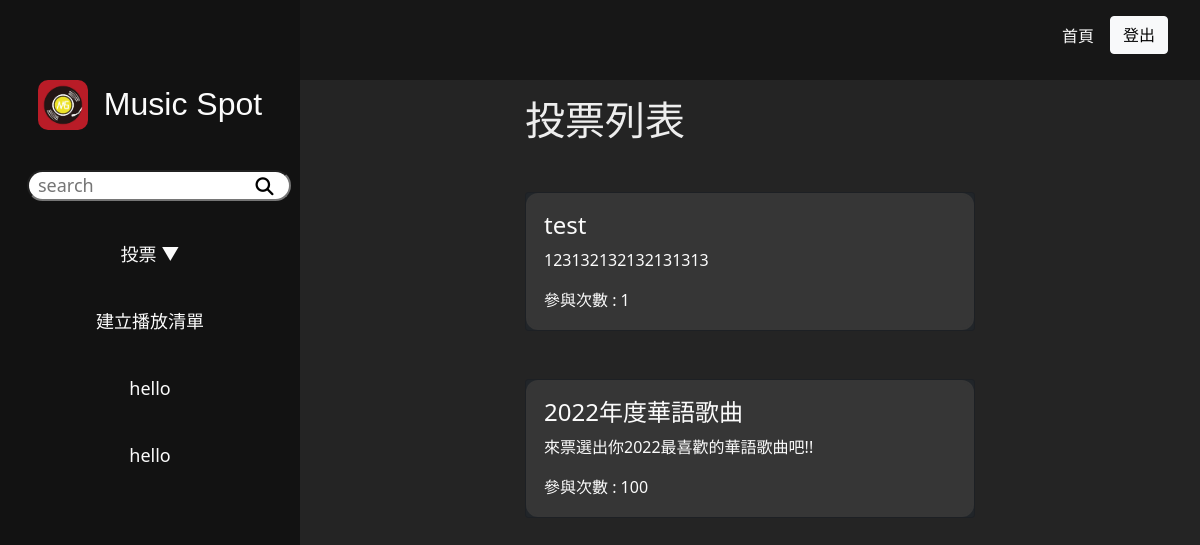
Page /center.php?do=survey (signed in) on the earlier database version.
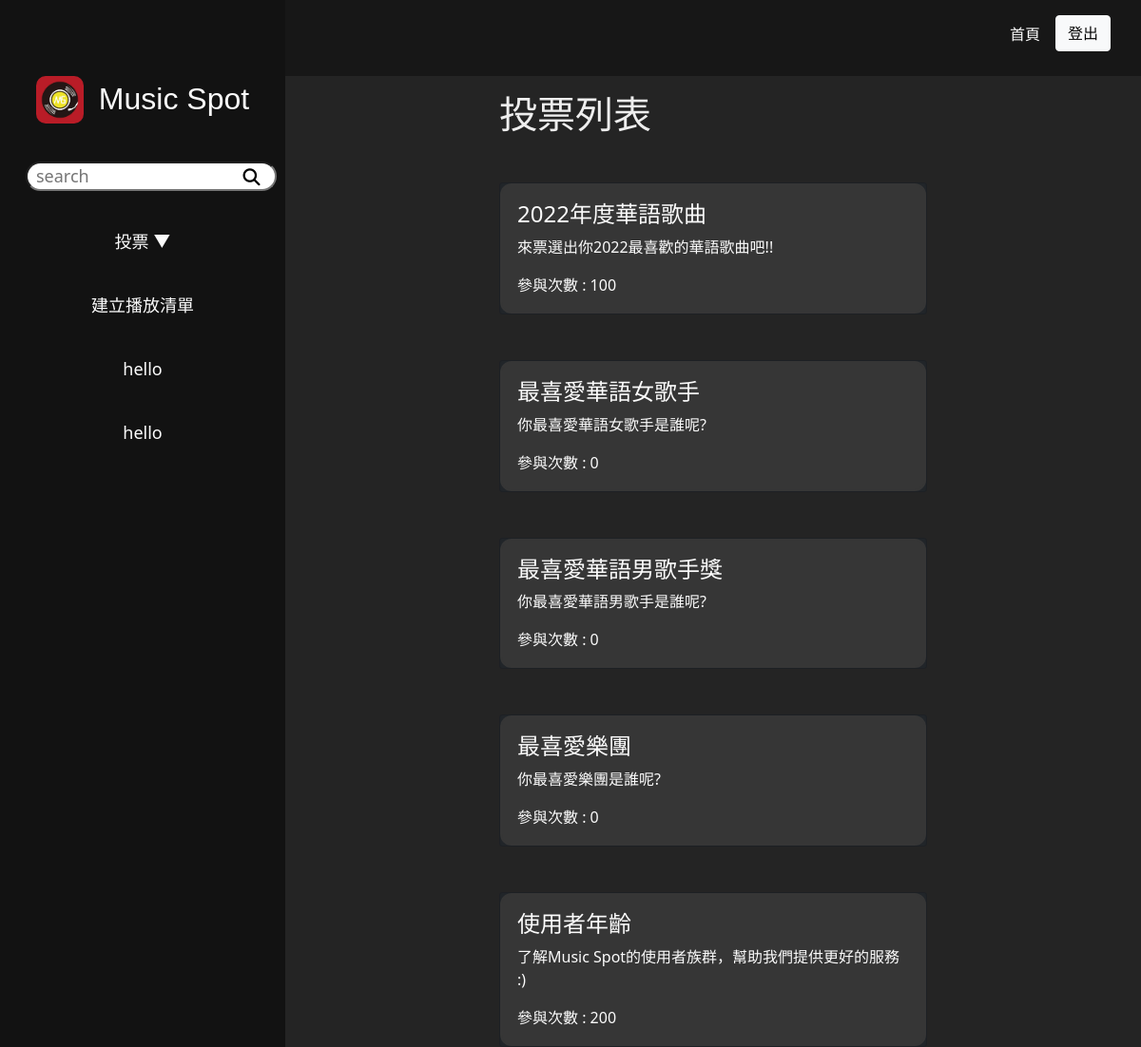
Same page on the later database version.
### tables this page shows
CREATE TABLE `playlists` (
  `id` int(10) UNSIGNED NOT NULL,
  `list_name` text NOT NULL,
  `description` text DEFAULT NULL,
  `user_id` int(10) UNSIGNED NOT NULL,
  `created_at` timestamp NOT NULL DEFAULT current_timestamp(),
  `update_at` timestamp NOT NULL DEFAULT current_timestamp() ON UPDATE current_timestamp()
);

CREATE TABLE `survey_subjects` (
  `id` int(10) UNSIGNED NOT NULL,
  `subject` text NOT NULL,
  `type` tinyint(1) NOT NULL,
  `content` text DEFAULT NULL,
  `active` tinyint(1) NOT NULL,
  `chart` int(1) UNSIGNED NOT NULL DEFAULT 1,
  `vote` int(10) UNSIGNED NOT NULL,
  `created_at` timestamp NOT NULL DEFAULT current_timestamp(),
  `update_at` timestamp NOT NULL DEFAULT current_timestamp() ON UPDATE current_timestamp()
);

### center.php (the view, shortened to what this page needs)
<?php
include "./db/base.php";
?>
<!DOCTYPE html>
<html lang="en">
<head>
    <link rel="stylesheet" href="./css/centerStyle.css">
    <link rel="stylesheet" href="https://cdnjs.cloudflare.com/ajax/libs/font-awesome/6.2.1/css/all.min.css" />
</head>
<body>
    <nav>
        <div class="float-end" style="width: 1rem;">&nbsp;</div>
        <a class='btn btn-light float-end me-3' href='logout.php'>登出</a>
        <a class="float-end me-3" href="./index.php">首頁</a>
    </nav>
    <div class="d-flex">
        <div class="col-3"></div>
        <aside id="scroll" class="col-3 align-self-stretch">
            <ul class="asideNav" style="list-style-type: none;">
                <a class="d-flex justify-content-center mb-4 flex-wrap" href="./center.php?do=main">
                    <img src="./img/mscd-01.jpg" alt="Music Spot" width="50px" style="border-radius: 10px;">
                    <div class="impact fs-2 ps-3">Music Spot</div>
                </a>
                <li>
                    <form method="get" action="./center.php">
                        <div class="d-flex align-item-center justify-content-center texr-center">
                            <input type="search" id="keyword" name="keyword" placeholder="  search" style="margin-right: -2.2rem;"></input>
                            <button type="submit" id="search-icon"><i class="fa-solid fa-magnifying-glass"></i></button>
                        </div>
                    </form>
                </li>
                <li><a href="" data-bs-toggle="collapse" data-bs-target="#vote">投票 ▼</a></li>
                    <?php
                     $adminChk = find('users',['acc'=>$_SESSION['login']['acc'],'level'=>0]);
                     if (!empty($adminChk)) {
                        echo "<li><a href='center.php?do=survey_add'>新增投票</a></li>
                    <li><a href='center.php?do=survey'>編輯投票</a></li>
                    <li><a href='center.php?do=survey_result'>查看投票結果</a></li>";
                        echo "</ul>";
                        echo "<li><a href='center.php?do=song_add'>新增歌曲</a></li>";
                        echo "<li><a href='center.php?do=song_list'>編輯歌曲</a></li>";
                        echo "<li><a href='center.php?do=user_list'>使用者中心</a></li>";
                    } else {
                        echo "<li><a href='center.php?do=playlist_add'>建立播放清單</a></li>";
                        $playlists = all('playlists', ["user_id" => $_SESSION['login']['id']]);
                        foreach ($playlists as $list) {
                            echo "<li><a href='center.php?do=playlist&id={$list['id']}&name={$list['list_name']}'>" . $list['list_name'] . "</a></li>";
                        }
                    }
                    ?>
                </ul>
        </aside>
        <main class="col-9" id="scroll">
            <div style="height: 5rem;"></div>
            <div>
                <?php
                $frontPath = './front/';
                $backPath = './back/';
                $do = $_GET['do'] ?? 'main';
                if (!empty($adminChk)) {
                    $path = $backPath;
                } else {
                    $path = $frontPath;
                }
                $file = $path . $do . '.php';
                if (file_exists($file)) {
                    include $file;
                } else {
                    include "./back/main.php";
                }
                ?>
</body>
</html>

### front/survey.php
<div class="mx-auto w-50 mt-3">
    <?php
    if($_GET['do']=='survey_result'){
        echo "<h1>投票結果列表</h1>";
    }else{
        echo "<h1>投票列表</h1>";
    }
    ?>
    <?php
    include_once "./db/base.php";
    $surveys = all("survey_subjects");
    foreach ($surveys as $survey) {
        $str = "<div class='card bg-dark text-white mt-5'>
        <div class='card-body'>
            <h4 class='card-title'> {$survey['subject']} </h4>
            <p class='card-text'> {$survey['content']} </p>
            <p class='card-text'>參與次數 :  {$survey['vote']} </p>
        </div>
        </a>
    </div>";
        if ($_GET['do'] == 'survey') {
            if ($survey['active'] == 1) {
                echo "<a href='./center.php?do=survey_vote&id={$survey['id']}' >";
                echo $str;
            }
        } else {
            if ($survey['active'] == 0 && $survey['vote'] != 0) {
                echo "<a href='./center.php?do=survey_result&id={$survey['id']}' >";
                echo $str;
            }
        }
    };
    ?>
</div>

Differences in the rows shown:
no longer on this page (row edited): survey_subjects: subject "test", content "123132132132131313", vote "1"
added survey_subjects: subject "最喜愛華語女歌手", content "你最喜愛華語女歌手是誰呢?", vote "0"
added survey_subjects: subject "最喜愛華語男歌手獎", content "你最喜愛華語男歌手是誰呢?", vote "0"
added survey_subjects: subject "最喜愛樂團", content "你最喜愛樂團是誰呢?", vote "0"
added survey_subjects: subject "使用者年齡", content "了解Music Spot的使用者族群，幫助我們提供更好的服務 :)", vote "200"
